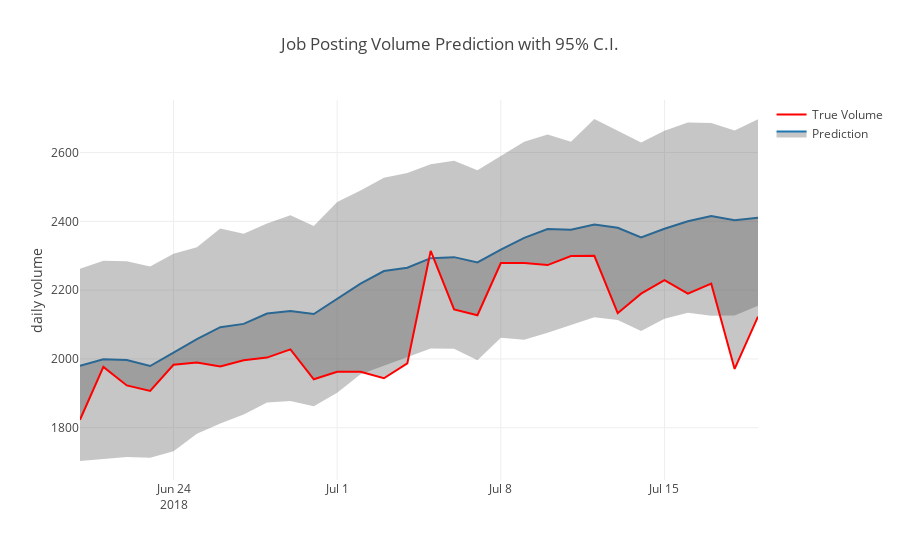

Write notebook code for a chart like this one.
### Code cell
upper_bound = go.Scatter(
    name='Upper Bound',
    x=ffcast['date'],
    y=ffcast['yhat_upper'],
    mode='lines',
    marker=dict(color="#444"),
    line=dict(width=0),
    fillcolor='rgba(68, 68, 68, 0.3)',
    fill='tonexty',
    showlegend=False)

trace = go.Scatter(
    name='Prediction',
    x=ffcast['date'],
    y=ffcast['yhat'],
    mode='lines',
    line=dict(color='rgb(31, 119, 180)'),
    fillcolor='rgba(68, 68, 68, 0.3)',
    fill='tonexty')

trace1 = go.Scatter(
    name='True Volume',
    x=ffcast['date'],
    y=ffcast['True_Value'],
    mode='lines',
    line=dict(color='rgb(255,0,0)'))

lower_bound = go.Scatter(
    name='Lower Bound',
    x=ffcast['date'],
    y=ffcast['yhat_lower'],
    marker=dict(color="#444"),
    line=dict(width=0),
    mode='lines',
    showlegend=False)

data = [lower_bound, trace, trace1, upper_bound]

layout = go.Layout(
    yaxis=dict(title='daily volume'),
    title='Job Posting Volume Prediction with 95% C.I.',
    showlegend = True)

fig = go.Figure(data=data, layout=layout)
offline.iplot(fig, show_link=False)

### Figure 1 — Plotly figure (JSON) as saved in the notebook; plotly's stock layout.template omitted (floating-point values rounded to 4 significant figures)
{"data": [{"line": {"width": 0}, "marker": {"color": "#444"}, "mode": "lines", "name": "Lower Bound", "showlegend": false, "type": "scatter", "uid": "44516006-33f9-11e9-9665-5b4cd908cbd7", "x": ["2018-06-20", "2018-06-21", "2018-06-22", "2018-06-23", "2018-06-24", "2018-06-25", "2018-06-26", "2018-06-27", "2018-06-28", "2018-06-29", "2018-06-30", "2018-07-01", "2018-07-02", "2018-07-03", "2018-07-04", "2018-07-05", "2018-07-06", "2018-07-07", "2018-07-08", "2018-07-09", "2018-07-10", "2018-07-11", "2018-07-12", "2018-07-13", "2018-07-14", "2018-07-15", "2018-07-16", "2018-07-17", "2018-07-18", "2018-07-19"], "y": [1703.0, 1708.0, 1715.0, 1713.0, 1732.0, 1783.0, 1813.0, 1838.0, 1873.0, 1878.0, 1862.0, 1902.0, 1956.0, 1980.0, 2005.0, 2031.0, 2030.0, 1996.0, 2062.0, 2056.0, 2076.0, 2098.0, 2122.0, 2114.0, 2081.0, 2117.0, 2134.0, 2125.0, 2126.0, 2154.0]}, {"fill": "tonexty", "fillcolor": "rgba(68, 68, 68, 0.3)", "line": {"color": "rgb(31, 119, 180)"}, "mode": "lines", "name": "Prediction", "type": "scatter", "uid": "445161fa-33f9-11e9-9665-5b4cd908cbd7", "x": ["2018-06-20", "2018-06-21", "2018-06-22", "2018-06-23", "2018-06-24", "2018-06-25", "2018-06-26", "2018-06-27", "2018-06-28", "2018-06-29", "2018-06-30", "2018-07-01", "2018-07-02", "2018-07-03", "2018-07-04", "2018-07-05", "2018-07-06", "2018-07-07", "2018-07-08", "2018-07-09", "2018-07-10", "2018-07-11", "2018-07-12", "2018-07-13", "2018-07-14", "2018-07-15", "2018-07-16", "2018-07-17", "2018-07-18", "2018-07-19"], "y": [1980.0, 1999.0, 1997.0, 1980.0, 2019.0, 2058.0, 2092.0, 2102.0, 2132.0, 2140.0, 2131.0, 2176.0, 2219.0, 2256.0, 2265.0, 2293.0, 2296.0, 2281.0, 2318.0, 2352.0, 2378.0, 2375.0, 2391.0, 2381.0, 2353.0, 2379.0, 2401.0, 2415.0, 2403.0, 2410.0]}, {"line": {"color": "rgb(255,0,0)"}, "mode": "lines", "name": "True Volume", "type": "scatter", "uid": "445162fe-33f9-11e9-9665-5b4cd908cbd7", "x": ["2018-06-20", "2018-06-21", "2018-06-22", "2018-06-23", "2018-06-24", "2018-06-25", "2018-06-26", "2018-06-27", "2018-06-28", "2018-06-29", "2018-06-30", "2018-07-01", "2018-07-02", "2018-07-03", "2018-07-04", "2018-07-05", "2018-07-06", "2018-07-07", "2018-07-08", "2018-07-09", "2018-07-10", "2018-07-11", "2018-07-12", "2018-07-13", "2018-07-14", "2018-07-15", "2018-07-16", "2018-07-17", "2018-07-18", "2018-07-19"], "y": [1823, 1977, 1923, 1907, 1983, 1990, 1978, 1996, 2004, 2028, 1941, 1963, 1963, 1944, 1987, 2314, 2144, 2127, 2279, 2279, 2273, 2299, 2300, 2133, 2190, 2229, 2190, 2219, 1971, 2123]}, {"fill": "tonexty", "fillcolor": "rgba(68, 68, 68, 0.3)", "line": {"width": 0}, "marker": {"color": "#444"}, "mode": "lines", "name": "Upper Bound", "showlegend": false, "type": "scatter", "uid": "445163da-33f9-11e9-9665-5b4cd908cbd7", "x": ["2018-06-20", "2018-06-21", "2018-06-22", "2018-06-23", "2018-06-24", "2018-06-25", "2018-06-26", "2018-06-27", "2018-06-28", "2018-06-29", "2018-06-30", "2018-07-01", "2018-07-02", "2018-07-03", "2018-07-04", "2018-07-05", "2018-07-06", "2018-07-07", "2018-07-08", "2018-07-09", "2018-07-10", "2018-07-11", "2018-07-12", "2018-07-13", "2018-07-14", "2018-07-15", "2018-07-16", "2018-07-17", "2018-07-18", "2018-07-19"], "y": [2262.0, 2285.0, 2284.0, 2268.0, 2306.0, 2325.0, 2379.0, 2364.0, 2394.0, 2418.0, 2386.0, 2456.0, 2490.0, 2527.0, 2540.0, 2566.0, 2577.0, 2548.0, 2590.0, 2632.0, 2653.0, 2631.0, 2698.0, 2662.0, 2629.0, 2664.0, 2688.0, 2686.0, 2665.0, 2697.0]}], "layout": {"showlegend": true, "title": "Job Posting Volume Prediction with 95% C.I.", "yaxis": {"title": "daily volume"}}}
